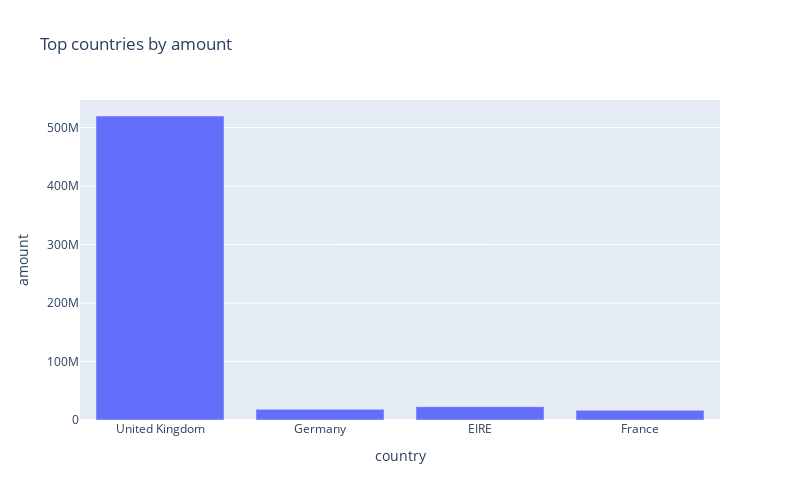

Notebook source saved alongside this figure:
### Markdown cell above
#### As expected, when graphing the total amounts accumulated during 2021, the same trend as in the previous graphs is observed, showing that the UK generated the highest amount during the 2021 period.

### Code cell
# Group total amount by countries
total_amount=sales.groupby('country', as_index=False, sort=False).agg({'amount': 'sum'})
top_amount=total_amount.head(4)
fig = px.bar(top_amount, x="country", y="amount", title='Top countries by amount', width=800, height=500)
fig.show()

### Figure 1 — Plotly figure (JSON) as saved in the notebook; plotly's stock layout.template omitted (floating-point values rounded to 4 significant figures)
{"data": [{"alignmentgroup": "True", "hovertemplate": "country=%{x}<br>amount=%{y}<extra></extra>", "legendgroup": "", "marker": {"color": "#636efa", "pattern": {"shape": ""}}, "name": "", "offsetgroup": "", "orientation": "v", "showlegend": false, "textposition": "auto", "type": "bar", "x": ["United Kingdom", "Germany", "EIRE", "France"], "xaxis": "x", "y": [519730264, 18292079, 22865882, 16532203], "yaxis": "y"}], "layout": {"barmode": "relative", "height": 500, "legend": {"tracegroupgap": 0}, "title": {"text": "Top countries by amount"}, "width": 800, "xaxis": {"anchor": "y", "domain": [0, 1], "title": {"text": "country"}}, "yaxis": {"anchor": "x", "domain": [0, 1], "title": {"text": "amount"}}}}
